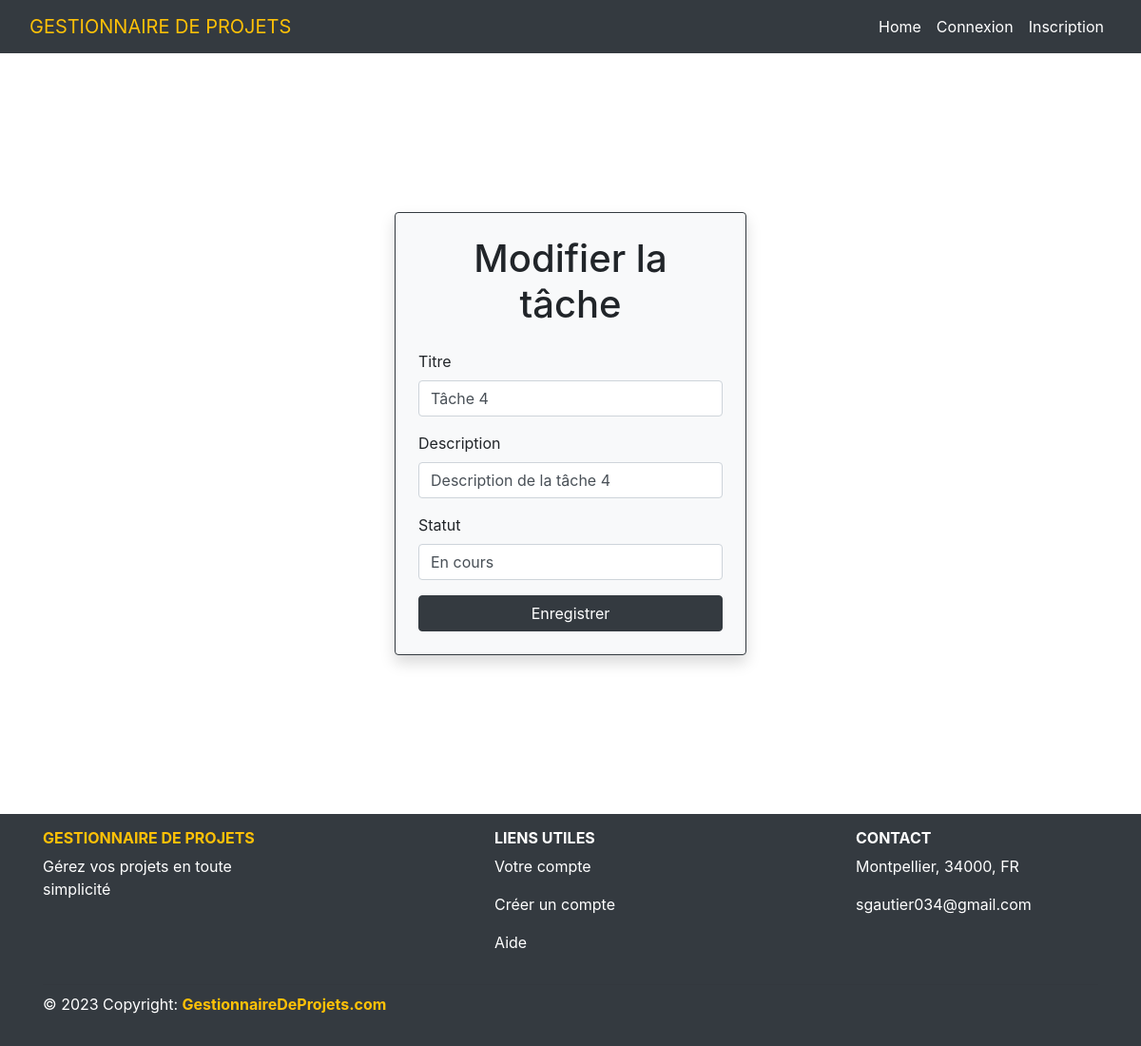
The page /index.php?controller=Task&method=update&id=4 (signed in) on the database its author committed.
### tables this page shows
CREATE TABLE `Tasks` (
  `id_task` int NOT NULL,
  `title` varchar(50) DEFAULT NULL,
  `description` varchar(100) DEFAULT NULL,
  `id_user` int DEFAULT NULL,
  `id_status` int NOT NULL,
  `id_priority` int NOT NULL,
  `id_project` int NOT NULL
);

CREATE TABLE `Status` (
  `id_status` int NOT NULL,
  `name_status` varchar(50) NOT NULL
);

### src/Kernel/Views.php (called while the page is built, shortened)
<?php
class Views
{
    private string $html;
    public function setHtml(string $html): self
    {
        $this->html = Config::VIEWS . $html;
        return $this;
    }
    public function render(array $vars, ?string $head = null,  ?string $header = null, ?string $html = null, ?string $footer = null)
    {
        include(dirname(__FILE__) . "/../" . $this->html);
    }
}

### src/Controller/Task.php (called while the page is built, shortened)
<?php
class Task extends AbstractController
{
    public function update()
    {
        if (isset($_GET['id'])) {
            $task = Tasks::getById($_GET['id']);
        }
        $statuses = Status::getAll();
        $view = new Views();
        $view->setHead('head.html');
        $view->setHeader('header.html');
        $view->setHtml('updateTask.php');
        $view->setFooter('footer.html');
        $view->render([
            'titlePage' => 'Task',
            'task' => $task,
            'statuses' => $statuses,
        ]);
    }
}

### src/Kernel/Dispatcher.php (called while the page is built, shortened)
<?php
class Dispatcher
{
    private $method;
    public function __construct()
    {
        $this->controller = Config::CONTROLLER . 'Home';
        $this->method = 'index';
        if (isset($_GET['controller'])) {
            if (class_exists(Config::CONTROLLER . $_GET['controller'])) {
                $this->controller = Config::CONTROLLER . $_GET['controller'];
            }
        }
        if (isset($_GET['method'])) {
            if (method_exists($this->controller, $_GET['method'])) {
                $this->method = $_GET['method'];
            } else {
                $this->controller = Config::CONTROLLER . 'Home';
            }
        }
    }
    public function Dispatch()
    {
        $method = $this->method;
        $cont = new $this->controller;
        $cont->$method();
    }
}

### index.php (called while the page is built, shortened)
<?php
$dispatcher = new Dispatcher();
$dispatcher->dispatch();

### src/Entity/Tasks.php (called while the page is built, shortened)
<?php
class Tasks extends Model
{
    private int $id_task;
    private string $title;
    private string $description;
    private int $id_status;
    public function getId(): int
    {
        return $this->id_task;
    }
    public function getTitle(): string
    {
        return ucfirst($this->title);
    }
    public function getDescription(): string
    {
        return ucfirst($this->description);
    }
    public function getIdStatus(): int
    {
        return $this->id_status;
    }
    protected static function getPrimaryKeyName()
    {
        return "id_task";
    }
}

### src/Entity/Model.php (called while the page is built, shortened)
<?php
class Model
{
    private static function getEntityName()
    {
        $classname = static::class;
        $tab = explode('\\', $classname);
        $entity = $tab[count($tab) - 1];
        return $entity;
    }
    private static function getClassName()
    {
        return static::class;
    }
    private static function Execute($sql, $params = [])
    {
        $db = DataBase::getInstance();
        $pdostatement = $db->prepare($sql);
        $pdostatement->execute($params);
        return $pdostatement->fetchAll(\PDO::FETCH_CLASS, self::getClassName());
    }
    public static function getAll()
    {
        $sql = "SELECT * FROM " . self::getEntityName();
        return self::Execute($sql);
    }
    public static function getById(int $id)
    {
        $primaryKey = static::getPrimaryKeyName();
        $sql = "SELECT * FROM " . self::getEntityName() . " WHERE {$primaryKey}=:id";
        $result = self::Execute($sql, ['id' => $id]);
        return !empty($result) ? $result[0] : null;
    }
}

### src/Entity/Status.php (called while the page is built, shortened)
<?php
class Status extends Model
{
    private int $id_status;
    private string $name_status;
    public function getId(): int
    {
        return $this->id_status;
    }
    public function getName(): string
    {
        return ucfirst($this->name_status);
    }
}

### src/Views/updateTask.php (the view)
<main class="container d-flex justify-content-center align-items-center" style="min-height: 100vh;">
    <div class="register-form bg-body-tertiary border border-dark rounded p-4 shadow col-md-4">
        <h1 class="text-center mb-4">Modifier la tâche</h1>
        <form action="index.php?controller=Task&method=update&id=<?php echo $task->getId(); ?>" method="post">
            <div class="mb-3">
                <label for="title" class="form-label">Titre</label>
                <input type="title" class="form-control" id="title" name="title" value="<?php echo $task->getTitle() ?>" required>
            </div>
            <div class="mb-3">
                <label for="description" class="form-label">Description</label>
                <input type="description" class="form-control" id="description" name="description" value="<?php echo $task->getDescription() ?>" required>
            </div>
            <div class="mb-3">
                <label for="id_status" class="form-label">Statut</label>
                <select class="form-control" id="id_status" name="id_status">
                    <?php foreach ($statuses as $status) : ?>
                        <option value="<?php echo $status->getId(); ?>" <?php echo ($status->getId() == $task->getIdStatus()) ? 'selected' : ''; ?>>
                            <?php echo $status->getName(); ?>
                        </option>
                    <?php endforeach; ?>
                </select>
            </div>
            <button type="submit" class="btn btn-dark w-100">Enregistrer</button>
        </form>
    </div>
</main>

### rows shown on the page
tasks: title "Tâche 4", description "Description de la tâche 4", id_status "En cours"
